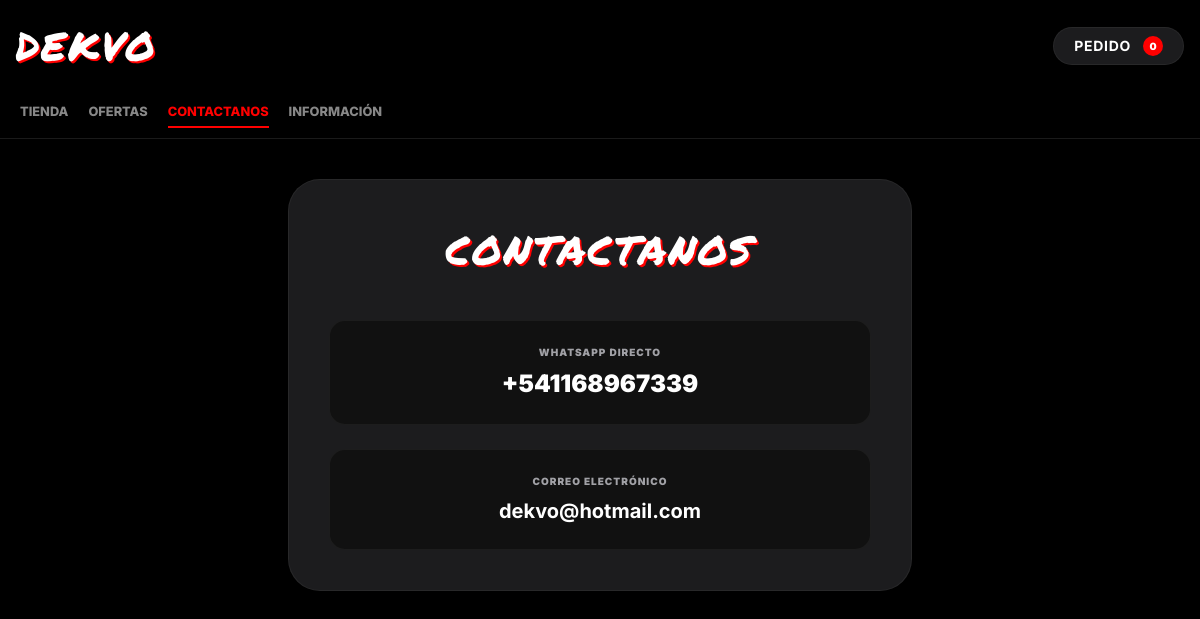
/contacto/, run on the app's committed database.
### catalogo/models.py (models this page shows, shortened)
class ConfiguracionSitio(models.Model):
    nombre_empresa = models.CharField(
        max_length=100,
        default="TU MARCA",
        help_text="Nombre que se mostrará en el encabezado."
    )
    whatsapp = models.CharField(max_length=20, blank=True, null=True, help_text="Ej: +5491123456789")
    email = models.EmailField(blank=True, null=True, help_text="Ej: ventas@tumarca.com")
    texto_informacion = models.TextField(blank=True, null=True, help_text="Info de envíos, talles, etc.")
    class Meta:
        verbose_name = "Configuración del Sitio"
        verbose_name_plural = "Configuración del Sitio"

### catalogo/views.py (the view)
# urls.py: path('contacto/', views.contacto, name='contacto'),
def contacto(request):
    carrito = Carrito(request)
    total_unidades = carrito.obtener_total_unidades()
    return render(request, 'catalogo/contacto.html', {'total_unidades': total_unidades})

### catalogo/carrito.py (called while the page is built)
    def obtener_total_unidades(self):
        return sum(item['cantidad'] for item in self.carrito.values())

### catalogo/context_processors.py (called while the page is built)
def datos_empresa(request):
    try:
        conf = ConfiguracionSitio.objects.get(pk=1)
        return {
            'nombre_empresa': conf.nombre_empresa,
            'whatsapp_empresa': conf.whatsapp,
            'email_empresa': conf.email,
            'info_empresa': conf.texto_informacion
        }
    except ConfiguracionSitio.DoesNotExist:
        return {
            'nombre_empresa': "TU MARCA",
            'whatsapp_empresa': "",
            'email_empresa': "",
            'info_empresa': ""
        }

### catalogo/templates/catalogo/contacto.html (shortened to what this page needs)
<!DOCTYPE html>
<html lang="es">
<head>
    <script src="https://cdn.tailwindcss.com"></script>
</head>
<body class="pb-10">
    <nav class="oneui-nav sticky top-0 z-50 mb-6">
        <div class="flex justify-between items-center p-4">
            <a href="{% url 'inicio' %}" class="letra-trap text-white">{{ nombre_empresa|default:"TU MARCA" }}</a>
            <a href="{% url 'ver_carrito' %}" class="bg-[#1c1c1e] rounded-[28px] border border-white/5 px-5 py-2 flex items-center gap-3 active:scale-95 transition-transform">
                <span class="text-sm font-bold uppercase tracking-wider">Pedido</span>
                <div class="bg-[#ff0000] text-white text-[10px] font-black w-5 h-5 flex items-center justify-center rounded-full">{{ total_unidades|default:"0" }}</div>
            </a>
        </div>
        <div class="tabs-container">
            <a href="{% url 'inicio' %}" class="nav-tab {% if request.resolver_match.url_name == 'inicio' %}active{% endif %}">Tienda</a>
            <a href="{% url 'ofertas' %}" class="nav-tab {% if request.resolver_match.url_name == 'ofertas' %}active{% endif %}">Ofertas</a>
            <a href="{% url 'contacto' %}" class="nav-tab {% if request.resolver_match.url_name == 'contacto' %}active{% endif %}">Contactanos</a>
            <a href="{% url 'informacion' %}" class="nav-tab {% if request.resolver_match.url_name == 'informacion' %}active{% endif %}">Información</a>
        </div>
    </nav>
    <div class="container mx-auto px-6 mt-10 max-w-2xl">
        <div class="bg-[#1c1c1e] rounded-[32px] p-10 border border-white/5 shadow-2xl text-center">
            <h1 class="letra-trap mb-10">CONTACTANOS</h1>
            {% if whatsapp_empresa %}
            <div class="mb-6 p-6 bg-[#111] rounded-2xl border border-white/5">
                <p class="text-[10px] font-black text-[#a1a1a6] uppercase tracking-widest mb-2">WhatsApp Directo</p>
                <a href="https://wa.me/{{ whatsapp_empresa|cut:'+'|cut:' ' }}" target="_blank" class="text-2xl font-black text-white hover:text-[#ff0000] transition-colors">{{ whatsapp_empresa }}</a>
            </div>
            {% endif %}
            {% if email_empresa %}
            <div class="p-6 bg-[#111] rounded-2xl border border-white/5">
                <p class="text-[10px] font-black text-[#a1a1a6] uppercase tracking-widest mb-2">Correo Electrónico</p>
                <a href="mailto:{{ email_empresa }}" class="text-xl font-bold text-white hover:text-[#ff0000] transition-colors">{{ email_empresa }}</a>
            </div>
            {% endif %}
        </div>
    </div>
</body>
</html>

### catalogo/templates/catalogo/contacto.html (style rules this page uses)
:root { --oneui-bg: #000; --oneui-card: #1c1c1e; }
body { background: var(--oneui-bg); color: #fff; font-family: 'Inter', sans-serif; }
.letra-trap { font-family: 'Permanent Marker', cursive; font-size: 2.5rem; text-transform: uppercase; letter-spacing: 2px; transform: skewX(-5deg); text-shadow: 2px 2px 0px #ff0000; }
.oneui-nav { background: rgba(0,0,0,0.9); backdrop-filter: blur(25px); border-bottom: 1px solid rgba(255,255,255,0.1); }
.tabs-container { display: flex; gap: 20px; padding: 10px 20px; overflow-x: auto; scrollbar-width: none; }
.nav-tab { color: #888; font-weight: 800; text-transform: uppercase; font-size: 0.8rem; padding-bottom: 5px; border-bottom: 2px solid transparent; transition: all 0.3s; }
.nav-tab.active { color: #ff0000; border-bottom: 2px solid #ff0000; }

### data on the page
ConfiguracionSitio: nombre_empresa "DEKVO", whatsapp "+541168967339", email "dekvo@hotmail.com"

### other printed values
{{ total_unidades|default:"0" }} "0"
